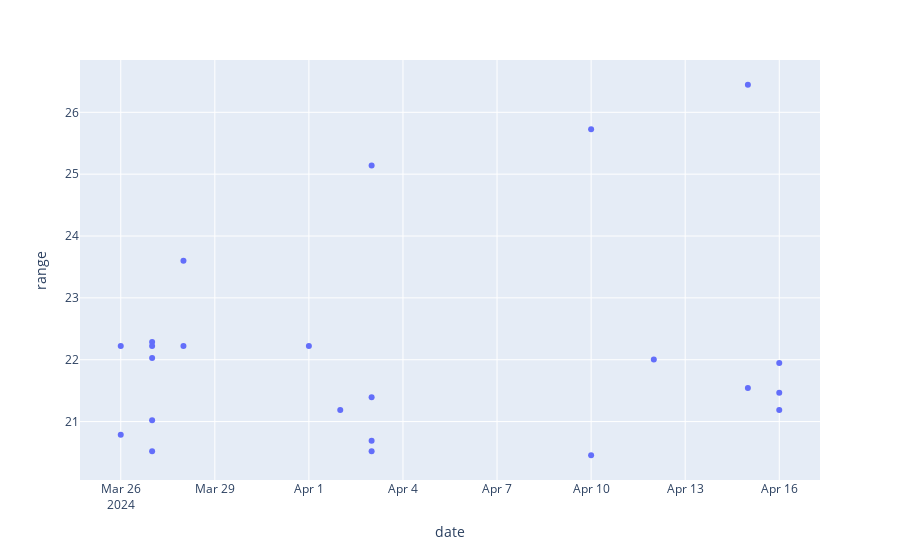

Write notebook code for a chart like this one.
### Code cell
px.scatter(max_gainers.sort_values('date'), y='range', x= 'date')

### Figure 1 — Plotly figure (JSON) as saved in the notebook; plotly's stock layout.template omitted (floating-point values rounded to 4 significant figures)
{"data": [{"hovertemplate": "date=%{x}<br>range=%{y}<extra></extra>", "legendgroup": "", "marker": {"color": "#636efa", "symbol": "circle"}, "mode": "markers", "name": "", "orientation": "v", "showlegend": false, "type": "scatter", "x": ["2024-03-26", "2024-03-26", "2024-03-27", "2024-03-27", "2024-03-27", "2024-03-27", "2024-03-27", "2024-03-28", "2024-03-28", "2024-04-01", "2024-04-02", "2024-04-03", "2024-04-03", "2024-04-03", "2024-04-03", "2024-04-10", "2024-04-10", "2024-04-12", "2024-04-15", "2024-04-15", "2024-04-16", "2024-04-16", "2024-04-16"], "xaxis": "x", "y": [20.79, 22.22, 21.02, 20.52, 22.29, 22.22, 22.03, 23.6, 22.22, 22.22, 21.19, 20.52, 25.14, 20.69, 21.39, 25.72, 20.46, 22.0, 26.45, 21.54, 21.47, 21.19, 21.95], "yaxis": "y"}], "layout": {"autosize": true, "legend": {"tracegroupgap": 0}, "margin": {"t": 60}, "xaxis": {"anchor": "y", "autorange": true, "domain": [0, 1], "range": ["2024-03-24 17:32:34.7912", "2024-04-17 06:27:25.2088"], "title": {"text": "date"}, "type": "date"}, "yaxis": {"anchor": "x", "autorange": true, "domain": [0, 1], "range": [19.99, 26.91], "title": {"text": "range"}, "type": "linear"}}}
